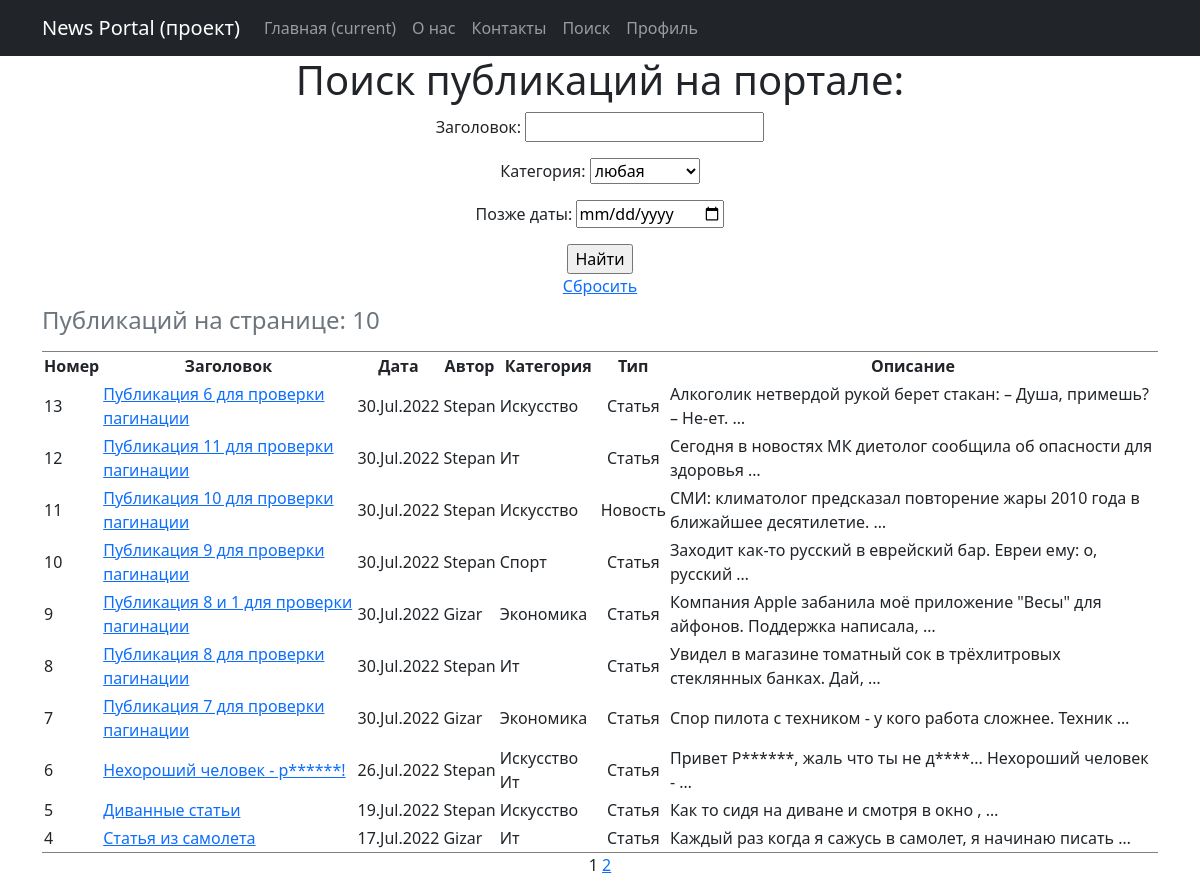
The page /posts/news/search/ on the database as committed earlier.
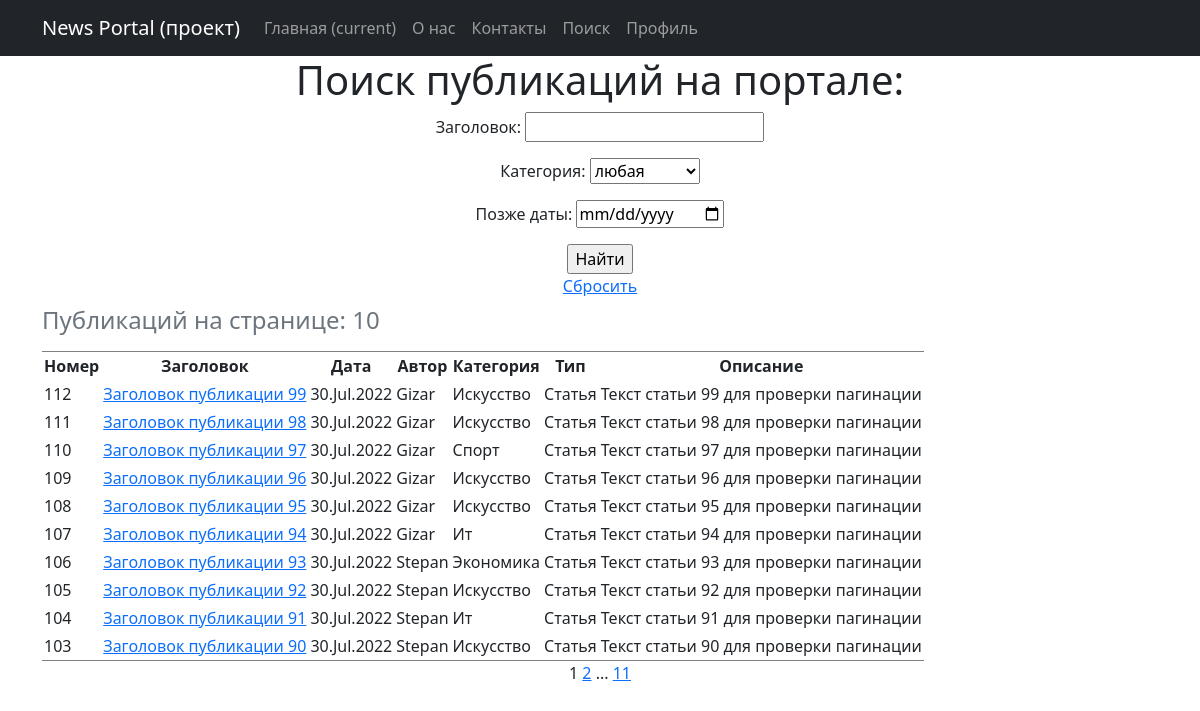
The same page on the database as committed later.
### news/models.py (models this page shows, shortened)
class Post(models.Model):
    news = 'NW'
    article = 'AR'
    POST_TYPES =[
        (news, 'Новость'),
        (article, 'Статья'),
    ]
    author_user = models.ForeignKey('Author', on_delete=models.CASCADE)
    post_type = models.CharField(max_length=2,
                                  choices=POST_TYPES,
                                  default=article)
    create_date = models.DateTimeField(auto_now_add=True)
    category = models.ManyToManyField('Category', through='PostCategory')
    header_post = models.CharField(max_length=128)
    text_post = models.TextField()
    rating_post = models.SmallIntegerField(default=0)
    def get_absolute_url(self):
        return reverse('post_detail', args=[str(self.pk)])
    class Meta:
        verbose_name = 'Публикация'
        verbose_name_plural = 'Публикации'

class Author(models.Model):
    author_user = models.OneToOneField(User, on_delete=models.CASCADE) #параметр on_delete м.б. SET_NULL
    rating_author = models.SmallIntegerField(default=0)
    def __str__(self):
        return f'{self.author_user.username}'

class Category(models.Model):
    name_category = models.CharField(max_length=64, unique=True, verbose_name='Название', help_text='Название категории - 64 символа')
    def __str__(self):
        return f"{self.name_category.title()}"
    class Meta:
        verbose_name = 'Категория'
        verbose_name_plural = 'Категории'

### news/views.py (the view)
# urls.py: path('news/search/', PostsListSearch.as_view(), name='posts_list_search'),
class PostsListSearch(ListView):
    model = Post
    ordering = '-create_date'
    template_name = 'posts_search.html'
    context_object_name = 'finded_posts'
    paginate_by = 10
    def get_queryset(self):
        queryset = super().get_queryset()
        self.filterset = PostFilter(self.request.GET, queryset)
        return self.filterset.qs
    def get_context_data(self, **kwargs):
        context = super().get_context_data()
        context['filterset'] = self.filterset
        return context

### news/templatetags/custom_filters.py (called while the page is built)
@register.filter()
def censor(value):
    if not isinstance(value, str):
        raise TypeError("Цензура осуществляется только для объекта типа строка (str)")
    else:
        list_ = value.split(" ")
        for i in range(len(list_)):
            if list_[i].strip(string.punctuation).lower() in CENSOR_LIST:
                for j in range(1, len(list_[i])):
                    if list_[i][j] not in string.punctuation:
                        list_[i] = f"{list_[i][:j]}*{list_[i][j+1:]}"
        return f'{" ".join(list_)}'

@register.simple_tag(takes_context=True)
def url_replace(context, **kwargs):
    d = context['request'].GET.copy()
    for k, v in kwargs.items():
        d[k] = v
    return d.urlencode()

### news/templates/posts_search.html (shortened to what this page needs)
{% extends 'flatpages/default.html' %}
{% load custom_filters %}
{% block content %}
<h1>Поиск публикаций на портале:</h1>
<form action="" method="get">
    {{ filterset.form.as_p }}
    <input type="submit" value="Найти" />
</form>
<a href="? {% url 'posts_list_search' %}">Сбросить</a>
{% if finded_posts %}
    <table cellpadding="2" frame="hsides">
        <caption align="top"> <h4>Публикаций на странице: {{ finded_posts|length }}</h4></caption>
        <tr>
            <th>Номер</th>
            <th>Заголовок</th>
            <th>Дата</th>
            <th>Автор</th>
            <th>Категория</th>
            <th>Тип</th>
            <th>Описание</th>
        </tr>
        {% for post in finded_posts %}
        <tr>
            <td align="left">{{ post.pk }}</td>
            <td align="left"><a href="{{ post.get_absolute_url  }}"> {{ post.header_post|censor }} </a></td>
            <td>{{ post.create_date|date:'d.M.Y' }}</td>
            <td align="left">{{ post.author_user }}</td>
            <td align="left">
                {% for cat in post.category.all %}
                {{ cat }}
                {% endfor %}
            </td>
            <td>
                {% if post.post_type == 'AR' %}
                    Статья
                {% else %}
                    Новость
                {% endif %}
            </td>
            <td align="left">{{ post.text_post|truncatewords:10|censor }}</td>
        </tr>
        {% endfor %}
    </table>
{% else %}
    <h3>Такие новости не найдены.</h3>
{% endif %}
    {{ page_obj.number }}
    {% if  page_obj.has_next %}
        <a href="?{% url_replace page=page_obj.next_page_number %}">{{ page_obj.next_page_number }}</a>
        {% if paginator.num_pages != page_obj.next_page_number %}
            ...
            <a href="?{% url_replace page=page_obj.paginator.num_pages %}">{{ page_obj.paginator.num_pages }}</a>
        {% endif %}
    {% endif%}
{% endblock content %}

Rows that differ between the two databases and show on the page:
no longer on this page (row unchanged): Post: pk "13", header_post|censor "Публикация 6 для проверки пагинации", create_date "30.Jul.2022", author_user "Stepan", post_type "Статья", text_post|censor "Алкоголик нетвердой рукой берет стакан: – Душа, примешь? – Не-ет. …", Category (name_category "Искусство")
no longer on this page (row unchanged): Post: pk "12", header_post|censor "Публикация 11 для проверки пагинации", create_date "30.Jul.2022", author_user "Stepan", post_type "Статья", text_post|censor "Сегодня в новостях МК диетолог сообщила об опасности для здоровья …", Category (name_category "Ит")
no longer on this page (row unchanged): Post: pk "11", header_post|censor "Публикация 10 для проверки пагинации", create_date "30.Jul.2022", author_user "Stepan", post_type "Новость", text_post|censor "СМИ: климатолог предсказал повторение жары 2010 года в ближайшее десятилетие. …", Category (name_category "Искусство")
no longer on this page (row unchanged): Post: pk "10", header_post|censor "Публикация 9 для проверки пагинации", create_date "30.Jul.2022", author_user "Stepan", post_type "Статья", text_post|censor "Заходит как-то русский в еврейский бар. Евреи ему: о, русский …", Category (name_category "Спорт")
removed Post: pk "9", header_post|censor "Публикация 8 и 1 для проверки пагинации", create_date "30.Jul.2022", author_user "Gizar", post_type "Статья", text_post|censor "Компания Аррlе забанила моё приложение \"Весы\" для айфонов. Поддержка написала, …", Category (name_category "Экономика")
no longer on this page (row unchanged): Post: pk "8", header_post|censor "Публикация 8 для проверки пагинации", create_date "30.Jul.2022", author_user "Stepan", post_type "Статья", text_post|censor "Увидел в магазине томатный сок в трёхлитровых стеклянных банках. Дай, …", Category (name_category "Ит")
no longer on this page (row unchanged): Post: pk "7", header_post|censor "Публикация 7 для проверки пагинации", create_date "30.Jul.2022", author_user "Gizar", post_type "Статья", text_post|censor "Спор пилота с техником - у кого работа сложнее. Техник …", Category (name_category "Экономика")
no longer on this page (row unchanged): Post: pk "6", header_post|censor "Нехороший человек - р******!", create_date "26.Jul.2022", author_user "Stepan", post_type "Статья", text_post|censor "Привет Р******, жаль что ты не д****... Нехороший человек - …", Category (name_category "Искусство"), Category (name_category "Ит")
no longer on this page (row unchanged): Post: pk "5", header_post|censor "Диванные статьи", create_date "19.Jul.2022", author_user "Stepan", post_type "Статья", text_post|censor "Как то сидя на диване и смотря в окно , …", Category (name_category "Искусство")
no longer on this page (row unchanged): Post: pk "4", header_post|censor "Статья из самолета", create_date "17.Jul.2022", author_user "Gizar", post_type "Статья", text_post|censor "Каждый раз когда я сажусь в самолет, я начинаю писать …", Category (name_category "Ит")
added Post: pk "112", header_post|censor "Заголовок публикации 99", create_date "30.Jul.2022", author_user "Gizar", post_type "Статья", text_post|censor "Текст статьи 99 для проверки пагинации", Category (name_category "Искусство")
added Post: pk "111", header_post|censor "Заголовок публикации 98", create_date "30.Jul.2022", author_user "Gizar", post_type "Статья", text_post|censor "Текст статьи 98 для проверки пагинации", Category (name_category "Искусство")
added Post: pk "110", header_post|censor "Заголовок публикации 97", create_date "30.Jul.2022", author_user "Gizar", post_type "Статья", text_post|censor "Текст статьи 97 для проверки пагинации", Category (name_category "Спорт")
added Post: pk "109", header_post|censor "Заголовок публикации 96", create_date "30.Jul.2022", author_user "Gizar", post_type "Статья", text_post|censor "Текст статьи 96 для проверки пагинации", Category (name_category "Искусство")
added Post: pk "108", header_post|censor "Заголовок публикации 95", create_date "30.Jul.2022", author_user "Gizar", post_type "Статья", text_post|censor "Текст статьи 95 для проверки пагинации", Category (name_category "Искусство")
added Post: pk "107", header_post|censor "Заголовок публикации 94", create_date "30.Jul.2022", author_user "Gizar", post_type "Статья", text_post|censor "Текст статьи 94 для проверки пагинации", Category (name_category "Ит")
added Post: pk "106", header_post|censor "Заголовок публикации 93", create_date "30.Jul.2022", author_user "Stepan", post_type "Статья", text_post|censor "Текст статьи 93 для проверки пагинации", Category (name_category "Экономика")
added Post: pk "105", header_post|censor "Заголовок публикации 92", create_date "30.Jul.2022", author_user "Stepan", post_type "Статья", text_post|censor "Текст статьи 92 для проверки пагинации", Category (name_category "Искусство")
added Post: pk "104", header_post|censor "Заголовок публикации 91", create_date "30.Jul.2022", author_user "Stepan", post_type "Статья", text_post|censor "Текст статьи 91 для проверки пагинации", Category (name_category "Ит")
added Post: pk "103", header_post|censor "Заголовок публикации 90", create_date "30.Jul.2022", author_user "Stepan", post_type "Статья", text_post|censor "Текст статьи 90 для проверки пагинации", Category (name_category "Искусство")
Other text that changed with them:
{{ page_obj.paginator.num_pages }}: (not shown) → "11"
